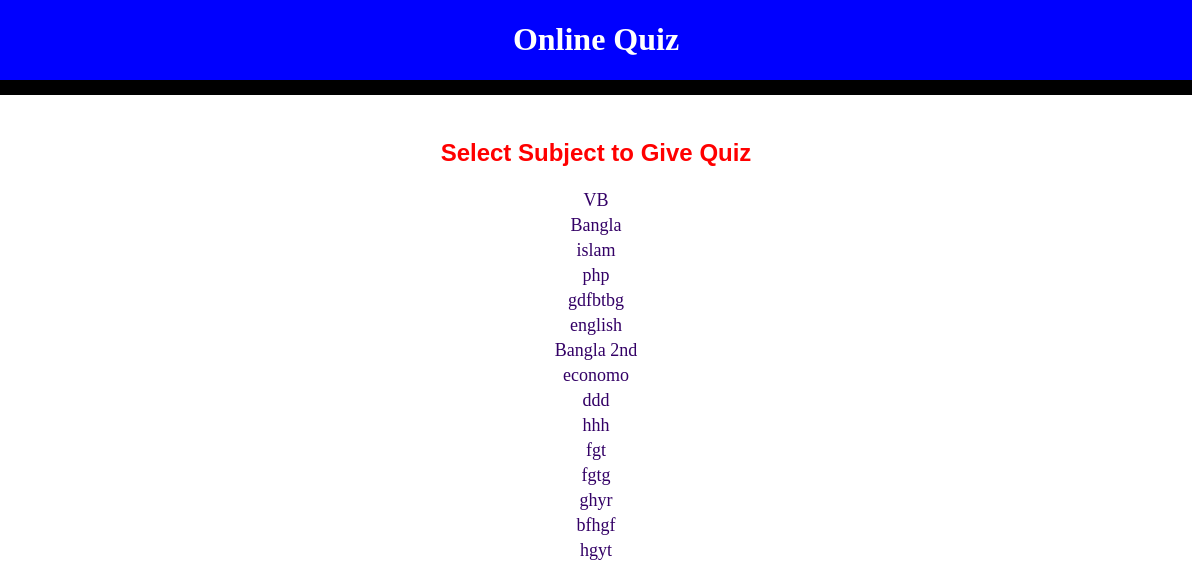
/sublist.php, run on the app's committed database.
### tables this page shows
CREATE TABLE `mst_subject` (
  `sub_id` int(5) NOT NULL,
  `sub_name` varchar(25) DEFAULT NULL
);

### sublist.php (the view, shortened to what this page needs)
<!DOCTYPE HTML PUBLIC "-//W3C//DTD HTML 4.01 Transitional//EN" "http://www.w3.org/TR/html4/loose.dtd">
<html>
<head>
<link href="quiz.css" rel="stylesheet" type="text/css">
</head>
<body>
<?php
include("header.php");
echo "<h2 class=head1> Select Subject to Give Quiz </h2>";
$rs=mysql_query("select * from mst_subject");
echo "<table align=center>";
while($row=mysql_fetch_row($rs))
{
	echo "<tr><td align=center ><a href=showtest.php?subid=$row[0]><font size=4>$row[1]</font></a>";
}
echo "</table>";
?>
</body>
</html>

### header.php (shortened to what this page needs)
<table border="0" width="100%" cellspacing="0" cellpadding="0" bgcolor="blue">
  <tr>
    <td width="10%">
    <h1 style="color:white;";><center>Online Quiz</center></h1>
  </tr>
</table>
<table border="0" width="100%" cellspacing="0" cellpadding="0" bgcolor="#000000" background="img/blackbar.jpg">
  <tr>
    <td width="100%" align="right"><img border="0" src="image/blackbar.jpg" width="89" height="15"></td>
  </tr>
  </Table>
  <table width="100%">
  <tr>
  <td>
  </td>
    <td>
	</td>
  </tr>
</table>

### quiz.css (style rules this page uses)
body { margin-left: 0px; margin-top: 0px; }
a:link { color: #330066; text-decoration: none; }
.head1 { font-family: Arial, Helvetica, sans-serif; font-size: 24px; color: #FF0000; text-align: center; font-weight: bold; }

### data on the page
mst_subject: sub_name "VB"
mst_subject: sub_name "Bangla"
mst_subject: sub_name "islam"
mst_subject: sub_name "php"
mst_subject: sub_name "gdfbtbg"
mst_subject: sub_name "english"
mst_subject: sub_name "Bangla 2nd"
mst_subject: sub_name "economo"
mst_subject: sub_name "ddd"
mst_subject: sub_name "hhh"
mst_subject: sub_name "fgt"
mst_subject: sub_name "fgtg"
mst_subject: sub_name "ghyr"
mst_subject: sub_name "bfhgf"
mst_subject: sub_name "hgyt"
